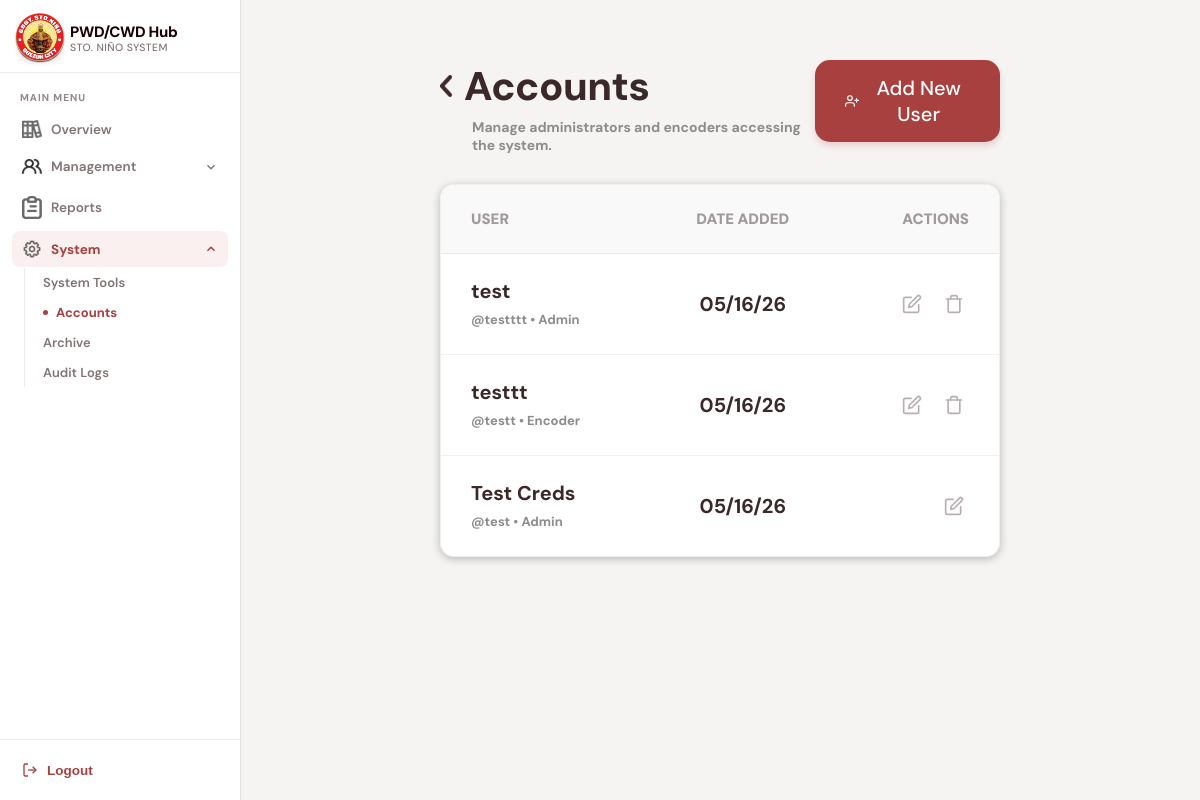
The page /account.php (signed in) on the database its author committed.
### tables this page shows
CREATE TABLE `admincreds` (
  `ID` int(11) NOT NULL AUTO_INCREMENT,
  `username` varchar(255) NOT NULL,
  `full_name` varchar(255) NOT NULL,
  `password` varchar(255) NOT NULL,
  `role` enum('admin','encoder') NOT NULL,
  PRIMARY KEY (`ID`),
  UNIQUE KEY `username_unique` (`username`)
);

### account.php (the view, shortened to what this page needs)
<?php
require_once("func/db.php");
$users_query = mysqli_query($conn, "SELECT * FROM admincreds ORDER BY id DESC");
?>
<!DOCTYPE html>
<html lang="en">
<head>
<link rel="stylesheet" href="css/account.css" />
</head>
<body>
<aside class="sidebar">
  <div class="sidebar-brand">
    <div class="brand-icon">
      <img src="assets/barangay-logo.png" width="50">
    </div>
    <div class="brand-text">
      <span class="brand-name">PWD/CWD Hub</span>
      <span class="brand-sub">Sto. Niño System</span>
    </div>
  </div>
  <nav class="sidebar-nav">
    <div class="nav-section-label">Main Menu</div>
    <div class="nav-group">
      <a class="nav-item" href="dashboard.php">
        <img src="assets/overviewicon.png" width="20"> Overview
      </a>
    </div>
    <div class="nav-group">
      <a class="nav-item open" href="#" onclick="toggleMenu(event,'mgmt-sub')">
        <img src="assets/users.png" width="20"> Management
        <svg class="chevron" viewBox="0 0 24 24"><polyline points="6 15 12 9 18 15"/></svg>
      </a>
    </div>
    <div class="nav-group">
      <a class="nav-item" href="reports.php">
        <img src="assets/reporticon.png" width="20"> Reports
      </a>
    </div>
    <div class="nav-group">
      <a class="nav-item active" href="#" onclick="toggleMenu(event,'system-sub')">
        <img src="assets/settingicon.png" width="20"> System
        <svg class="chevron" viewBox="0 0 24 24"><polyline points="6 15 12 9 18 15"/></svg>
      </a>
      <div class="nav-sub open" id="system-sub">
        <a class="nav-sub-item" href="system.php">System Tools</a>
        <a class="nav-sub-item active" href="account.php">Accounts</a>
        <a class="nav-sub-item" href="archive.php">Archive</a>
        <a class="nav-sub-item" href="auditlogs.php">Audit Logs</a>
      </div>
    </div>
  </nav>
  <div class="sidebar-footer">
    <button class="logout-btn" onclick="logout()">
      <svg viewBox="0 0 24 24"><path d="M9 21H5a2 2 0 0 1-2-2V5a2 2 0 0 1 2-2h4"/><polyline points="16 17 21 12 16 7"/><line x1="21" y1="12" x2="9" y2="12"/></svg>
      Logout
    </button>
  </div>
</aside>
<main class="main-content">
  <header class="page-header">
    <div class="header-left">
      <div class="title-row">
        <img class="back-chevron" src="assets/leftchevron.png" width="12" onclick="toDashboard()">
        <h1>Accounts</h1>
      </div>
      <p class="subtitle">Manage administrators and encoders accessing the system.</p>
    </div>
    <div class="header-right">
      <button class="add-user-btn" onclick="openAddModal()">
        <svg viewBox="0 0 24 24" fill="none" stroke="currentColor" stroke-width="2" stroke-linecap="round" stroke-linejoin="round">
          <path d="M16 21v-2a4 4 0 0 0-4-4H5a4 4 0 0 0-4 4v2"></path>
          <circle cx="8.5" cy="7" r="4"></circle>
          <line x1="20" y1="8" x2="20" y2="14"></line>
          <line x1="23" y1="11" x2="17" y2="11"></line>
        </svg>
        Add New User
      </button>
    </div>
  </header>
  <div class="table-container">
    <table class="data-table">
      <thead class="table-head-light">
        <tr>
          <th>USER</th>
          <th class="text-center">DATE ADDED</th>
          <th class="text-right">ACTIONS</th>
        </tr>
      </thead>
      <tbody>
        <?php if (mysqli_num_rows($users_query) > 0): ?>
          <?php while ($u = mysqli_fetch_assoc($users_query)): ?>
            <?php
              $id = $u["id"] ?? $u["ID"] ?? 0;
              $full_name = $u["full_name"] ?? "";
              $username = $u["username"] ?? "";
              $role = $u["role"] ?? "encoder";
              $date_added = !empty($u["created_at"]) ? date("m/d/y", strtotime($u["created_at"])) : date("m/d/y");
            ?>
            <tr>
              <td class="fw-bold">
                <?= htmlspecialchars($full_name) ?><br>
                <span class="user-meta">
                  @<?= htmlspecialchars($username) ?> • <?= ucfirst(htmlspecialchars($role)) ?>
                </span>
              </td>
              <td class="text-center fw-bold"><?= $date_added ?></td>
              <td class="text-right">
                <div class="action-buttons">
                  <button
                    class="icon-btn edit-btn"
                    title="Edit"
                    onclick="openEditModal(
                      <?= (int)$id ?>,
                      '<?= htmlspecialchars($full_name, ENT_QUOTES) ?>',
                      '<?= htmlspecialchars($username, ENT_QUOTES) ?>',
                      '<?= htmlspecialchars($role, ENT_QUOTES) ?>'
                    )"
                  >
                    <svg viewBox="0 0 24 24" fill="none" stroke="currentColor" stroke-width="2" stroke-linecap="round" stroke-linejoin="round">
                      <path d="M11 4H4a2 2 0 0 0-2 2v14a2 2 0 0 0 2 2h14a2 2 0 0 0 2-2v-7"></path>
                      <path d="M18.5 2.5a2.121 2.121 0 0 1 3 3L12 15l-4 1 1-4 9.5-9.5z"></path>
                    </svg>
                  </button>
                  <?php if ($id != $_SESSION["admin_id"]): ?>
                  <button
                    class="icon-btn delete-btn"
                    title="Delete"
                    onclick="openDeleteModal(<?= (int)$id ?>)"
                  >
                    <svg viewBox="0 0 24 24" fill="none" stroke="currentColor" stroke-width="2" stroke-linecap="round" stroke-linejoin="round">
                    <polyline points="3 6 5 6 21 6"></polyline>
                    <path d="M19 6v14a2 2 0 0 1-2 2H7a2 2 0 0 1-2-2V6m3 0V4a2 2 0 0 1 2-2h4a2 2 0 0 1 2 2v2"></path>
                    </svg>
                  </button>
                  <?php endif; ?>
                </div>
              </td>
            </tr>
          <?php endwhile; ?>
        <?php else: ?>
          <tr>
            <td colspan="3" class="text-center user-meta">No accounts found.</td>
          </tr>
        <?php endif; ?>
      </tbody>
    </table>
  </div>
</main>
</body>
</html>

### rows shown on the page
admincreds: full_name "test", username "testttt", role "Admin", date_added "05/16/26"
admincreds: full_name "testtt", username "testt", role "Encoder", date_added "05/16/26"
admincreds: full_name "Test Creds", username "test", role "Admin", date_added "05/16/26"
